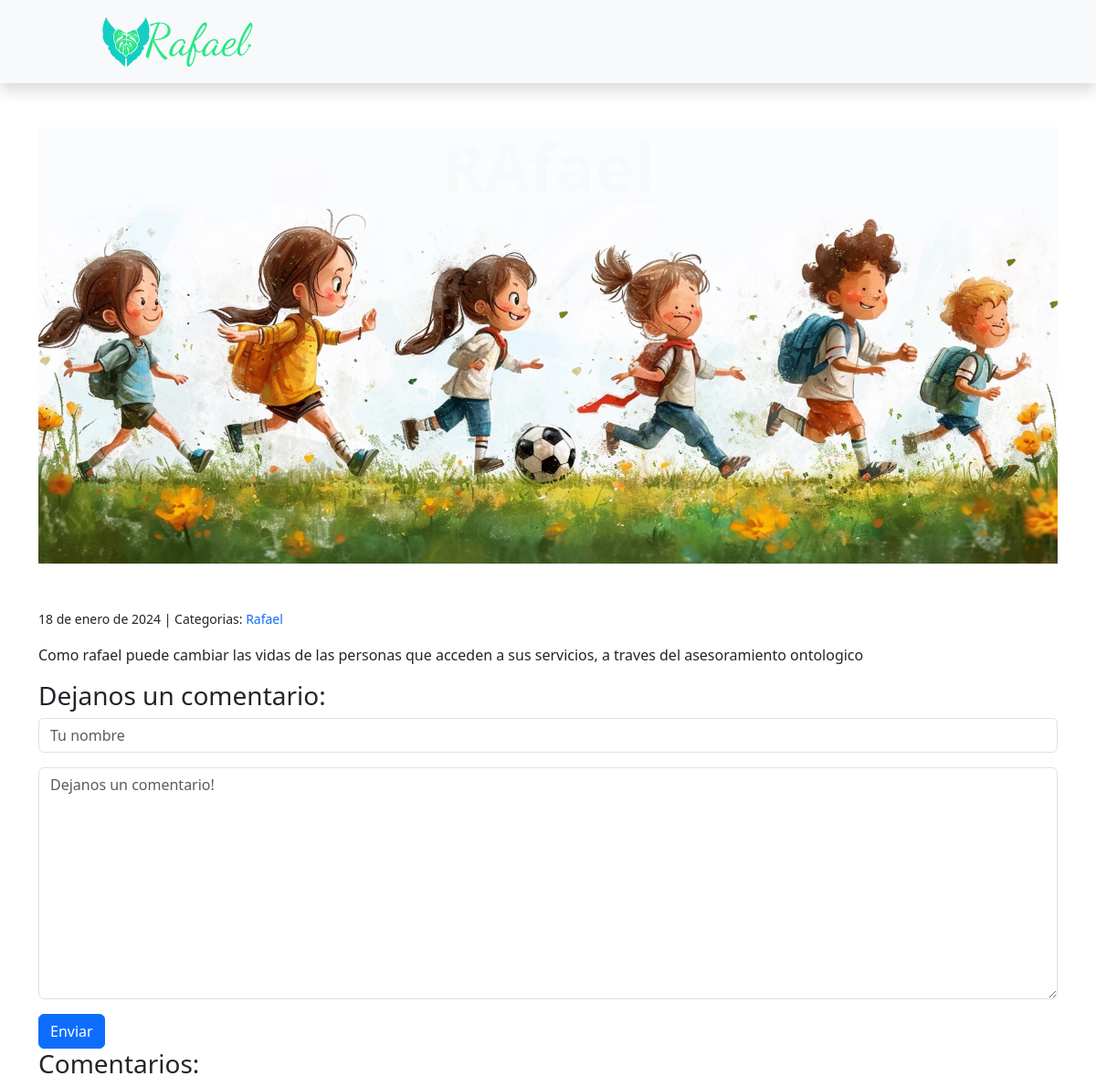
Page /blog/post/12/ on the committed database.
### home/models.py (models this page shows, shortened)
class Post(models.Model):
    title =  models.CharField(max_length=300)
    image = models.ImageField(upload_to='images/', default='path/to/default/image.jpg')
    body = RichTextField()
    created_on = models.DateTimeField(auto_now_add=True)
    last_modified =  models.DateTimeField(auto_now=True)
    categories = models.ManyToManyField("Category",related_name="posts")

class Category(models.Model):
    name = models.CharField(max_length=30)
    class Meta:
        verbose_name_plural = "categories"

### home/views.py (the view, shortened to what this page needs)
# urls.py: path("blog/post/<int:pk>/", views.blog_detail, name="blog_detail"),
def blog_detail(request, pk):
    post = Post.objects.get(pk=pk)
    form = CommentForm()
    comments = Comment.objects.filter(post=post)
    context = {
        "post": post,
        "comments": comments,
        "form": CommentForm(),
    }
    return render(request, "blog/blog_detail.html", context)

### home/forms.py
class CommentForm(forms.Form):
    author = forms.CharField(
        max_length=60,
        widget=forms.TextInput(
            attrs={"class": "form-control", "placeholder": "Tu nombre"}
        ),
    )
    body = forms.CharField(
        widget=forms.Textarea(
            attrs={"class": "form-control", "placeholder": "Dejanos un comentario!"}
        )
    )

### home/templates/blog/blog_detail.html (shortened to what this page needs)
{% load static %}
<!DOCTYPE html>
<html lang="es">
<head>
  <link rel="stylesheet" href="{% static 'css/bootstrap/dist/css/bootstrap.min.css' %}">
  <link rel="stylesheet" href="{% static 'css/styles.css' %}">
</head>
{%include  'home/nav.html'%}
{% block page_title %}
    <div class="container py-5">
        <div class="d-flex justify-content-center">
            <img src="{{ post.image.url }}" alt="{{post.title}}" class="img-fluid position-relative" >
        <h1 class="display-2 cursive position-absolute fw-bold text-light " >{{ post.title }}</h1>
    </div>
    </div>
{% endblock page_title %}
{% block page_content %}
<div class="container">
    <small>
        {{ post.created_on.date }} | Categorias:
        {% for category in post.categories.all %}
            <a href="{% url 'blog_category' category.name %}" class="text-decoration-none">
                {{ category.name }}
            </a>
        {% endfor %}
    </small>
    <p>{{ post.body | safe }}</p>
</div>
<div class="container ">
    <h3>Dejanos un comentario:</h3>
    <form method="post">
        <div class="mb-3">
            {{ form.author }}
        </div>
        <div class="mb-3">
            {{ form.body }}
        </div>
        <button type="submit" class="btn btn-primary">Enviar</button>
    </form>
    <h3>Comentarios:</h3>
</div>
{% endblock page_content %}

### rows in the picture
Post: image (picture), created_on "18 de enero de 2024", body "Como rafael puede cambiar las vidas de las personas que acceden a sus servicios, a traves del asesoramiento ontologico"
Category: name "Rafael"
